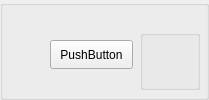
       <widget class="QGroupBox" name="groupBox_p121">
        <property name="minimumSize">
         <size>
          <width>170</width>
          <height>100</height>
         </size>
        </property>
        <property name="title">
         <string/>
        </property>
        <widget class="QPushButton" name="pushButton_p121">
         <property name="geometry">
          <rect>
           <x>50</x>
           <y>40</y>
           <width>83</width>
           <height>29</height>
          </rect>
         </property>
         <property name="text">
          <string>PushButton</string>
         </property>
        </widget>
        <widget class="QGroupBox" name="groupBox_p121info">
         <property name="geometry">
          <rect>
           <x>140</x>
           <y>30</y>
           <width>60</width>
           <height>60</height>
          </rect>
         </property>
         <property name="title">
          <string/>
         </property>
         <widget class="QLabel" name="label_p121attack">
          <property name="geometry">
           <rect>
            <x>0</x>
            <y>0</y>
            <width>30</width>
            <height>30</height>
           </rect>
          </property>
          <property name="text">
           <string/>
          </property>
         </widget>
         <widget class="QLabel" name="label_p121hp">
          <property name="geometry">
           <rect>
            <x>30</x>
            <y>0</y>
            <width>30</width>
            <height>30</height>
           </rect>
          </property>
          <property name="text">
           <string/>
          </property>
         </widget>
         <widget class="QLabel" name="label_p121mobility">
          <property name="geometry">
           <rect>
            <x>0</x>
            <y>30</y>
            <width>30</width>
            <height>30</height>
           </rect>
          </property>
          <property name="text">
           <string/>
          </property>
         </widget>
         <widget class="QLabel" name="label_p121range">
          <property name="geometry">
           <rect>
            <x>30</x>
            <y>30</y>
            <width>30</width>
            <height>30</height>
           </rect>
          </property>
          <property name="text">
           <string/>
          </property>
         </widget>
        </widget>
        <widget class="QLabel" name="label_p121type">
         <property name="geometry">
          <rect>
           <x>60</x>
           <y>50</y>
           <width>30</width>
           <height>30</height>
          </rect>
         </property>
         <property name="styleSheet">
          <string notr="true"/>
         </property>
         <property name="text">
          <string/>
         </property>
        </widget>
       </widget>
